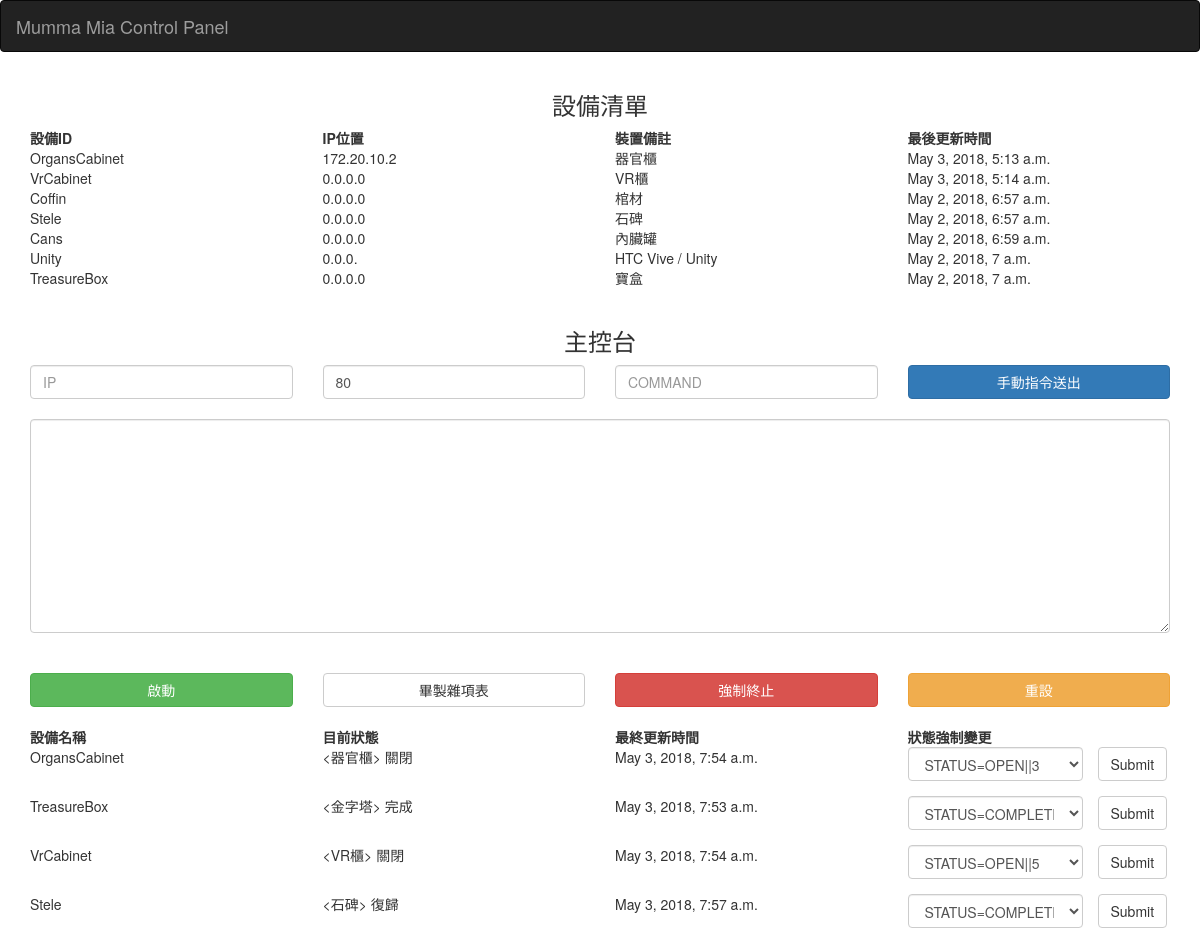
Before: / with the older database file.
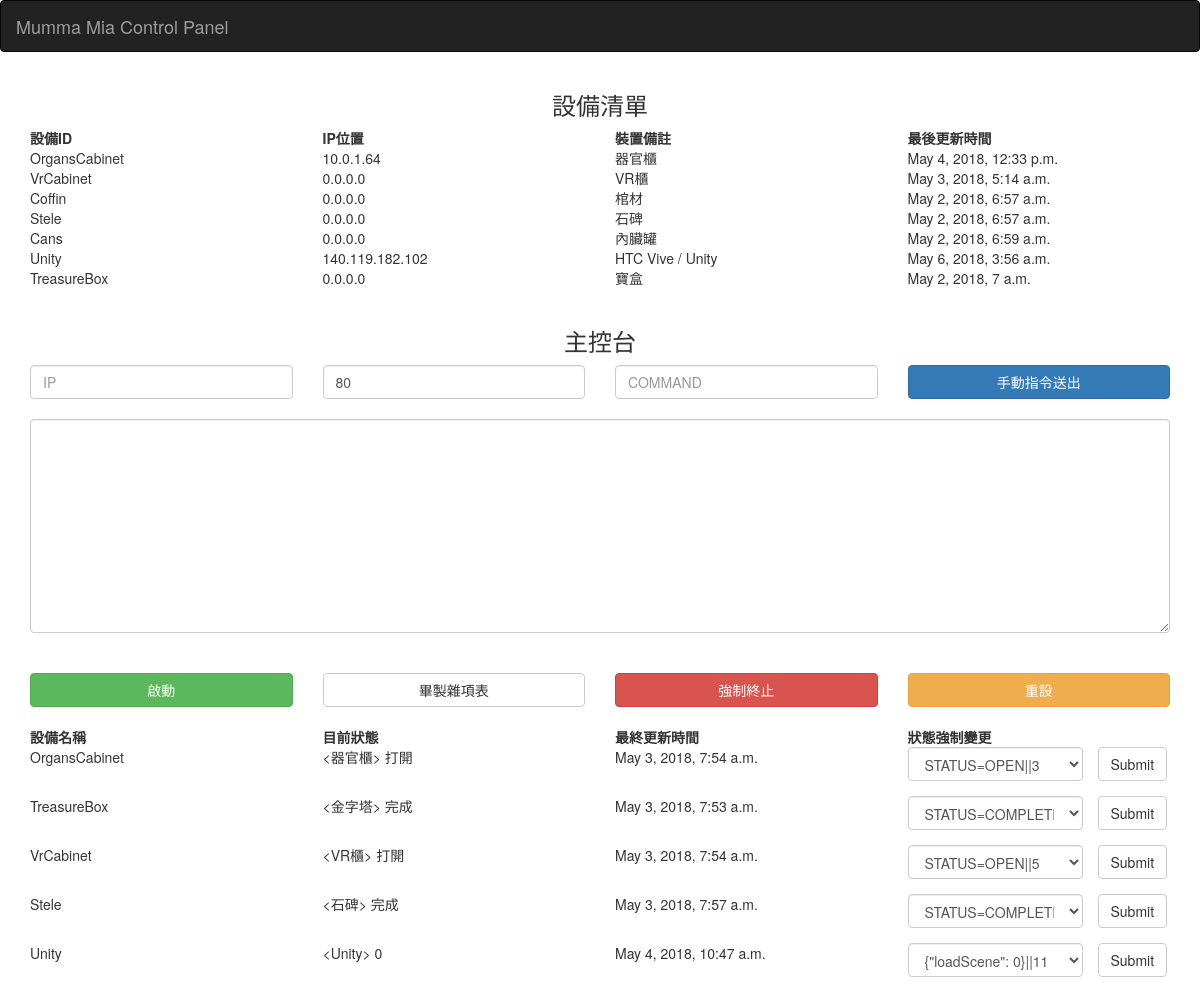
After: the same page with the newer database file.
### heart/models.py (models this page shows, shortened)
class Device(models.Model):
    name = models.CharField(max_length=20)
    ip = models.CharField(max_length=15)
    port = models.CharField(max_length=5, default='80')
    note = models.CharField(max_length=20, null=True)
    created = models.DateTimeField(auto_now_add=True)
    updated = models.DateTimeField(auto_now=True)
    def __str__(self):
        return self.name

class Status(models.Model):
    rank = models.IntegerField()
    device = models.ForeignKey(Device, on_delete=models.CASCADE, null=True)
    command = models.ForeignKey(Command, on_delete=models.CASCADE, null=True)
    flag = models.CharField(default="STAND BY", max_length=50)
    description = models.CharField(max_length=300, null=True)
    updated = models.DateTimeField(auto_now=True)

class Command(models.Model):
    name = models.CharField(max_length=20, null=True)
    device = models.ForeignKey(Device, on_delete=models.CASCADE, null=True)
    command = models.CharField(max_length=20, null=True)
    created = models.DateTimeField(auto_now_add=True)
    updated = models.DateTimeField(auto_now=True)
    def __str__(self):
        return self.name

### heart/views.py (the view)
# urls.py: url(r'^$', control_panel)
def control_panel(request):
    ip = request.POST.get("ip", False)
    port = request.POST.get("port", False)
    command = request.POST.get("command", False)
    devices = Device.objects.all()
    commands = Command.objects.all()
    status = Status.objects.all()
    if ip and port and command:
        print(ip, port, command)
        sendData.delay(
            ip,
            port,
            command
        )
        return render(request, "control_panel.html", {
            "status": "success",
            "devices": devices,
        })
    else:
        return render(request, "control_panel.html", {
            "devices": devices,
            "commands": commands,
            "statuses": status
        })

### templates/control_panel.html (shortened to what this page needs)
<!DOCTYPE html>
<html>
    <head>
        <link rel="stylesheet" href="https://maxcdn.bootstrapcdn.com/bootstrap/3.3.7/css/bootstrap.min.css">
    </head>
    <body>
        <nav class="navbar navbar-inverse">
            <div class="container-fluid">
                <div class="navbar-header">
                    <a class="navbar-brand" href="#">Mumma Mia Control Panel</a>
                </div>
            </div>
        </nav>
        <div class="container">
            <div class="row">
                <div class="header">
                    <h3>設備清單</h3>
                </div>
                <div class="status">
                    <div style="font-weight: bold;">
                        <div class="col-sm-3">設備ID</div>
                        <div class="col-sm-3">IP位置</div>
                        <div class="col-sm-3">裝置備註</div>
                        <div class="col-sm-3">最後更新時間</div>
                    </div>
                    {% for device in devices %}
                        <div class="col-sm-3">{{device.name}}</div>
                        <div class="col-sm-3">{{device.ip}}</div>
                        <div class="col-sm-3">{{device.note}}</div>
                        <div class="col-sm-3">{{device.updated}}</div>
                    {% endfor %}
                </div>
            </div>
            <br>
            <div>
                <div class="header">
                    <h3>主控台</h3>
                </div>
                    <div class="row">
                        <div class="col-sm-3">
                            <input type="text" class="form-control" name="ip" required placeholder="IP"id="ip" />
                        </div>
                        <div class="col-sm-3">
                            <input type="text" class="form-control" name="command" placeholder="PORT" value="80" id="port"/>
                        </div>
                        <div class="col-sm-3">
                            <input type="text" class="form-control" name="command" placeholder="COMMAND" id="command"/>
                        </div>
                        <div class="col-sm-3">
                            <button type="submit" id="command-submit" class="btn btn-primary btn-block">手動指令送出</button>
                        </div>
                    </div>
                    <br>
                    <textarea id="chat-log" class="form-control"  rows="10"></textarea><br/>
            </div>
            <br>
            <div class="row">
                <div class="col-sm-3">
                    <button type="submit" class="btn btn-success btn-block">啟動</button>
                </div>
                <div class="col-sm-3">
                    <button  onclick="location.href='https://docs.google.com/spreadsheets/u/1/d/1T7mgMDfjrwEn5unD-eGnVLkolO5ZNYS6Oi5scZ5HQ58/edit#gid=1781385391'" type="submit" class="btn btn-default btn-block">畢製雜項表</button>
                </div>
                <div class="col-sm-3">
                    <button type="submit" class="btn btn-danger btn-block">強制終止</button>
                </div>
                <div class="col-sm-3">
                    <button type="submit" class="btn btn-warning btn-block">重設</button>
                </div>
            </div>
            <br>
            <div class="row">
                <div class="status" style="font-weight: bold;">
                    <div class="col-sm-3">設備名稱</div>
                    <div class="col-sm-3">目前狀態</div>
                    <div class="col-sm-3">最終更新時間</div>
                    <div class="col-sm-3">狀態強制變更</div>
                </div>
                {% for status in statuses %}
                    <form>
                        <div class="col-sm-3">{{status.device}}</div>
                        <div class="col-sm-3" id="{{status.id}}_command">{{status.command}}</div>
                        <div class="col-sm-3" id="{{status.id}}_updated">{{status.updated}}</div>
                        <div class="col-sm-3">
                            <div class="col-sm-8 nopadding">
                                <div class="form-group">
                                    <select class="form-control" name="command" id="changeTarget">
                                        {% for command in commands %}
                                            {% if command.device.id == status.device.id %}
                                                <option>{{command.command}}||{{command.id}}</option>
                                            {% endif %}
                                        {% endfor %}
                                    </select>
                                </div>
                            </div>
                            <div class="col-sm-4">
                                <button onclick="sendBySelect(this)" type="button" class="btn btn-default">Submit</button>
                            </div>
                        </div>
                    </form>
                {% endfor %}
            </div>
        </div>
    </body>
</html>

### templates/control_panel.html (style rules this page uses)
.header { text-align: center; border: 20px 0px; }
.nopadding { padding: 0 !important; margin: 0 !important; }

Changed rows visible on the page:
changed Device "OrgansCabinet": ip "172.20.10.2" → "10.0.1.64"; updated "May 3, 2018, 5:13 a.m." → "May 4, 2018, 12:33 p.m."
changed Device "Unity": ip "0.0.0." → "140.119.182.102"; updated "May 2, 2018, 7 a.m." → "May 6, 2018, 3:56 a.m."
changed Status "OrgansCabinet": command "<器官櫃> 關閉" → "<器官櫃> 打開"
changed Status "VrCabinet": command "<VR櫃> 關閉" → "<VR櫃> 打開"
changed Status "May 3, 2018, 7:57 a.m.": command "<石碑> 復歸" → "<石碑> 完成"
added Status: device "Unity", command "<Unity> 0", updated "May 4, 2018, 10:47 a.m."
